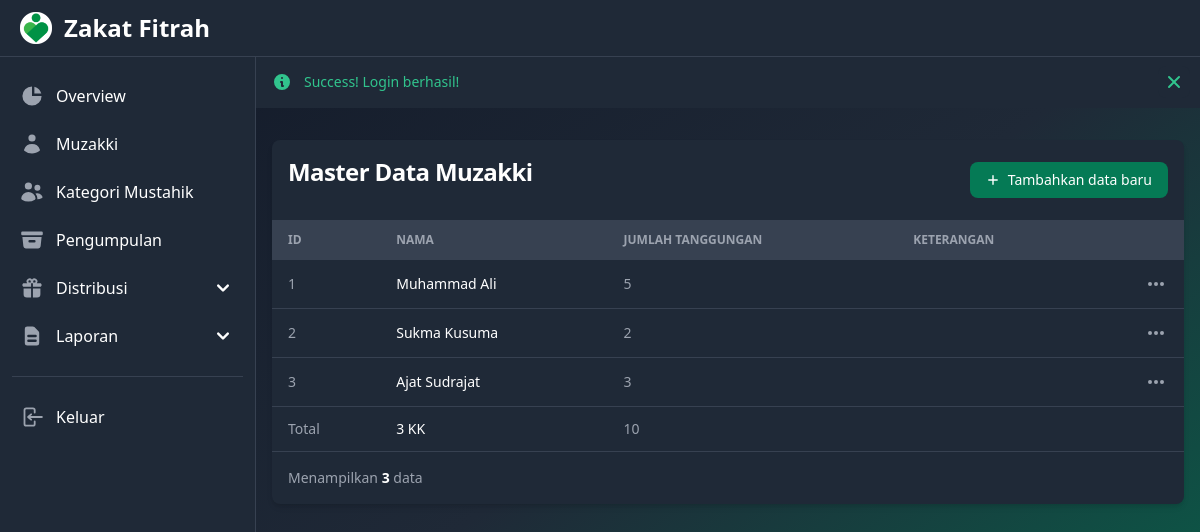
Page /muzakki/index.php (signed in) on the committed database.
### tables this page shows
CREATE TABLE `muzakki` (
  `id_muzakki` int(11) NOT NULL,
  `nama_muzakki` varchar(50) NOT NULL,
  `jumlah_tanggungan` int(11) NOT NULL,
  `keterangan` varchar(255) NOT NULL
);

### muzakki/index.php (the view, shortened to what this page needs)
<?php session_start();
if (isset($_SESSION['flash_status'])) {
  $flash_status = $_SESSION['flash_status'];
  $flash_message = $_SESSION['flash_message'];
}
include_once("../koneksi.php");
$result = mysqli_query($mysqli, "SELECT * FROM muzakki");
?>
<!DOCTYPE html>
<html lang="en">
<head>
  <link rel="stylesheet" href="../styles.css">
</head>
<body class="min-h-screen min-w-screen bg-gradient-to-tl from-green-700 via-gray-800 to-gray-900">
  <nav class="fixed top-0 z-50 w-full border-b bg-gray-800 border-gray-700">
    <div class="px-3 py-3 lg:px-5 lg:pl-3">
      <div class="flex items-center justify-between">
        <div class="flex items-center justify-start">
          <a href="../index.php" class="flex ml-2 md:mr-24">
            <img src="../logo.png" class="h-8" alt="Zakat Logo" />
            <span class="self-center text-xl font-semibold ml-3 sm:text-2xl whitespace-nowrap text-white">Zakat Fitrah</span>
          </a>
        </div>
      </div>
    </div>
  </nav>
  <aside id="default-sidebar" class="fixed top-14 left-0 z-40 w-64 h-screen transition-transform -translate-x-full md:translate-x-0" aria-label="Sidenav">
    <div class="overflow-y-auto py-5 px-3 h-full border-r bg-gray-800 border-gray-700">
      <ul class="space-y-2">
        <li>
          <a href="../index.php" class="flex items-center p-2 text-base font-normal rounded-lg text-white hover:bg-gray-700 group">
            <svg aria-hidden="true" class="w-6 h-6 transition duration-75 text-gray-400 group-hover:text-white" fill="currentColor" viewBox="0 0 20 20" xmlns="http://www.w3.org/2000/svg">
              <path d="M2 10a8 8 0 018-8v8h8a8 8 0 11-16 0z"></path>
              <path d="M12 2.252A8.014 8.014 0 0117.748 8H12V2.252z"></path>
            </svg>
            <span class="ml-3">Overview</span>
          </a>
        </li>
        <li>
          <a href="../muzakki/index.php" class="flex items-center p-2 text-base font-normal rounded-lg text-white hover:bg-gray-700 group">
            <span class="ml-3">Muzakki</span>
          </a>
        </li>
        <li>
          <a href="../kategori-mustahik/index.php" class="flex items-center p-2 text-base font-normal rounded-lg text-white hover:bg-gray-700 group">
            <span class="ml-3">Kategori Mustahik</span>
          </a>
        </li>
        <li>
          <a href="../pengumpulan/index.php" class="flex items-center p-2 text-base font-normal rounded-lg text-white hover:bg-gray-700 group">
            <span class="ml-3">Pengumpulan</span>
          </a>
        </li>
        <li>
          <button type="button" class="flex items-center p-2 w-full text-base font-normal rounded-lg transition duration-75 group text-white hover:bg-gray-700" aria-controls="dropdown-distribusi" data-collapse-toggle="dropdown-distribusi">
            <span class="flex-1 ml-3 text-left whitespace-nowrap">Distribusi</span>
            <svg aria-hidden="true" class="w-6 h-6" fill="currentColor" viewBox="0 0 20 20" xmlns="http://www.w3.org/2000/svg">
              <path fill-rule="evenodd" d="M5.293 7.293a1 1 0 011.414 0L10 10.586l3.293-3.293a1 1 0 111.414 1.414l-4 4a1 1 0 01-1.414 0l-4-4a1 1 0 010-1.414z" clip-rule="evenodd"></path>
            </svg>
          </button>
        </li>
        <li>
          <button type="button" class="flex items-center p-2 w-full text-base font-normal rounded-lg transition duration-75 group text-white hover:bg-gray-700" aria-controls="dropdown-laporan" data-collapse-toggle="dropdown-laporan">
            <span class="flex-1 ml-3 text-left whitespace-nowrap">Laporan</span>
            <svg aria-hidden="true" class="w-6 h-6" fill="currentColor" viewBox="0 0 20 20" xmlns="http://www.w3.org/2000/svg">
              <path fill-rule="evenodd" d="M5.293 7.293a1 1 0 011.414 0L10 10.586l3.293-3.293a1 1 0 111.414 1.414l-4 4a1 1 0 01-1.414 0l-4-4a1 1 0 010-1.414z" clip-rule="evenodd"></path>
            </svg>
          </button>
        </li>
      </ul>
      <ul class="pt-5 mt-5 space-y-2 border-t border-gray-700">
        <li>
          <a href="../logout.php" class="flex items-center p-2 text-base font-normal rounded-lg transition duration-75 hover:bg-gray-700 text-white group">
            <span class="ml-3">Keluar</span>
          </a>
        </li>
      </ul>
    </div>
  </aside>
  <div class="mt-14 md:ml-64">
    <?php if (isset($flash_status)) { ?>
      <div id="alert" <?php if ($flash_status === 'Error') { ?> class="flex p-4 mb-4 bg-gray-800 text-red-400" <?php } elseif ($flash_status === 'Success') { ?> class="flex p-4 mb-4 bg-gray-800 text-green-400" <?php } ?> role="alert">
        <div class="ml-3 text-sm font-medium">
          <?php echo $flash_status; ?>! <?php echo $flash_message; ?>
        </div>
        <button type="button"  <?php if ($flash_status === 'Success') { ?> class="ml-auto -mx-1.5 -my-1.5 rounded-lg focus:ring-2 focus:ring-green-400 p-1.5 inline-flex h-8 w-8 bg-gray-800 text-green-400 hover:bg-gray-700" <?php } ?> data-dismiss-target="#alert" aria-label="Close">
        </button>
      </div>
    <?php } ?>
    <main class="mx-auto p-4">
      <div class="bg-gray-800 relative shadow-md sm:rounded-lg overflow-visible">
        <div class="flex flex-col md:flex-row items-center justify-between space-y-3 md:space-y-0 md:space-x-4 p-4">
          <div class="w-full md:w-1/2">
            <h1 class="text-xl font-bold leading-tight tracking-tight md:text-2xl text-white mb-4">Master Data Muzakki</h1>
          </div>
          <div class="w-full md:w-auto flex flex-col md:flex-row space-y-2 md:space-y-0 items-stretch md:items-center justify-end md:space-x-3 flex-shrink-0">
            <a href="./add.php" class="flex items-center justify-center text-white focus:ring-4 font-medium rounded-lg text-sm px-4 py-2 bg-green-600 hover:bg-green-700 focus:outline-none focus:ring-green-800">
              <svg class="h-3.5 w-3.5 mr-2" fill="currentColor" viewbox="0 0 20 20" xmlns="http://www.w3.org/2000/svg" aria-hidden="true">
                <path clip-rule="evenodd" fill-rule="evenodd" d="M10 3a1 1 0 011 1v5h5a1 1 0 110 2h-5v5a1 1 0 11-2 0v-5H4a1 1 0 110-2h5V4a1 1 0 011-1z" />
              </svg>
              Tambahkan data baru
            </a>
          </div>
        </div>
        <div class="overflow-x-auto">
          <table class="w-full text-sm text-left text-gray-400">
            <thead class="text-xs uppercase bg-gray-700 text-gray-400">
              <tr>
                <th scope="col" class="px-4 py-3">Id</th>
                <th scope="col" class="px-4 py-3">Nama</th>
                <th scope="col" class="px-4 py-3">Jumlah Tanggungan</th>
                <th scope="col" class="px-4 py-3">Keterangan</th>
                <th scope="col" class="px-4 py-3">
                </th>
              </tr>
            </thead>
            <tbody>
              <?php
              $jml_tanggungan = 0;
              while ($res = mysqli_fetch_array($result)) {
                $jml_tanggungan += $res['jumlah_tanggungan'];
              ?>
                <tr class="border-b border-gray-700">
                  <td class="px-4 py-3"><?php echo $res['id_muzakki'] ?></td>
                  <th scope="row" class="px-4 py-3 font-medium whitespace-nowrap text-white">
                    <?php echo $res['nama_muzakki'] ?>
                  </th>
                  <td class="px-4 py-3"><?php echo $res['jumlah_tanggungan'] ?></td>
                  <td class="px-4 py-3"><?php echo $res['keterangan'] ?></td>
                  <td class="px-4 py-3 flex items-center justify-end">
                    <button id="<?php echo $res['id_muzakki'] ?>-dropdown-button" data-dropdown-toggle="<?php echo $res['id_muzakki'] ?>-dropdown" class="inline-flex items-center p-0.5 text-sm font-medium text-center rounded-lg focus:outline-none text-gray-400 hover:text-gray-100" type="button">
                      <svg class="w-5 h-5" aria-hidden="true" fill="currentColor" viewbox="0 0 20 20" xmlns="http://www.w3.org/2000/svg">
                        <path d="M6 10a2 2 0 11-4 0 2 2 0 014 0zM12 10a2 2 0 11-4 0 2 2 0 014 0zM16 12a2 2 0 100-4 2 2 0 000 4z" />
                      </svg>
                    </button>
                  </td>
                </tr>
              <?php } ?>
            </tbody>
            <tfoot>
              <tr class="border-b border-gray-700">
                <td class="px-4 py-3">Total</td>
                <td class="px-4 py-3 font-medium whitespace-nowrap text-white"><?php echo mysqli_num_rows($result); ?> KK</td>
                <td class="px-4 py-3"><?php echo $jml_tanggungan; ?></td>
                <td class="px-4 py-3"></td>
                <td class="px-4 py-3"></td>
              </tr>
            </tfoot>
          </table>
        </div>
        <nav class="flex flex-col md:flex-row justify-between items-start md:items-center space-y-3 md:space-y-0 p-4" aria-label="Table navigation">
          <span class="text-sm font-normal text-gray-400">
            Menampilkan
            <span class="font-semibold text-white"><?php echo mysqli_num_rows($result) ?></span> data
          </span>
        </nav>
      </div>
    </main>
  </div>
</body>
</html>

### rows in the picture
muzakki: id_muzakki "1", nama_muzakki "Muhammad Ali", jumlah_tanggungan "5"
muzakki: id_muzakki "2", nama_muzakki "Sukma Kusuma", jumlah_tanggungan "2"
muzakki: id_muzakki "3", nama_muzakki "Ajat Sudrajat", jumlah_tanggungan "3"

### other values in the picture
$flash_status "Success"
$flash_message "Login berhasil!"
mysqli_num_rows($result) "3"
$jml_tanggungan "10"
